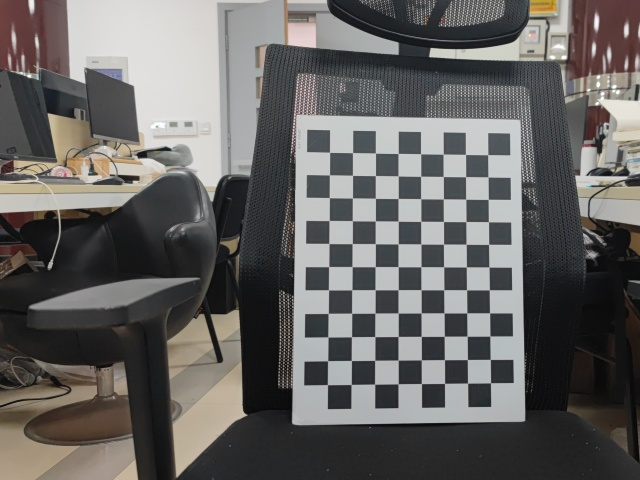
#> input picture slam/python/calibration/images/JPEG_1_1425312413674196.jpg, 640 x 480 px; its folder holds only this picture in this run
$ python calibration.py
#> lines starting #> are read from the running program, lines starting #| are printed output that depends on the picture; after the words box and inside, x2 and y2 are one past the last pixel; in counts of white or black regions, pixels touching at a corner belong together; long printed decimals are rounded
# 这个是opencv官网上面给的标定代码
import numpy as np
from collections import Counter
import cv2 as cv
import glob

print(cv.TERM_CRITERIA_EPS)
print(cv.TERM_CRITERIA_MAX_ITER)

criteria = (cv.TERM_CRITERIA_EPS + cv.TERM_CRITERIA_MAX_ITER, 30, 0.001)

height, width = 11, 8
objp = np.zeros((height * width, 3), np.float32)
objp[:, :2] = np.mgrid[0:height, 0:width].T.reshape(-1, 2)

objp = objp * 0.03

objpoints = []
imgpoints = []

images = glob.glob('*.jpg')
print('图片的数量是', len(images))

for fname in images:
    img = cv.imread(fname)
#> img is the input picture: shape (480, 640, 3); mean B, G, R 98.2, 99.9, 101.6
    gray = cv.cvtColor(img, cv.COLOR_BGR2GRAY)
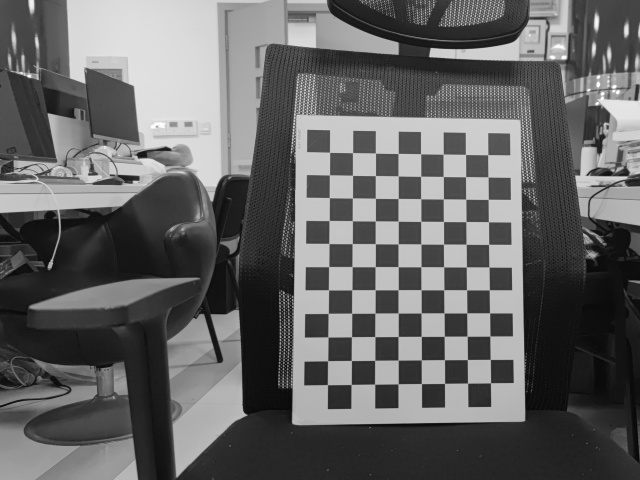
#> gray: shape (480, 640); min 5, max 255, mean 100.2
    ret, corners = cv.findChessboardCorners(gray, (height, width), None)
#> ret = True; corners = 88 rows, first 8: [487.7, 154.6], [488, 176.9], [488.2, 199.4], [488.4, 221.7], [488.6, 244.4], [489, 267], [489.3, 289.8], [489.5, 312.8]
    if ret == True:
        objpoints.append(objp)
        # 经测试 cornerSubPix之后，corners的值并没有发生改变，为什么objpoints和imgpoints里面的内容要一摸一样呢
        corners2 = cv.cornerSubPix(gray, corners, (11, 11), (-1, -1), criteria)
#> corners2 = 88 rows, first 8: [487.7, 154.6], [488, 176.9], [488.3, 199.4], [488.5, 221.7], [488.6, 244.4], [488.9, 267], [489.3, 289.8], [489.6, 312.8]
        imgpoints.append(corners)
        cv.drawChessboardCorners(img, (height, width), corners2, ret)
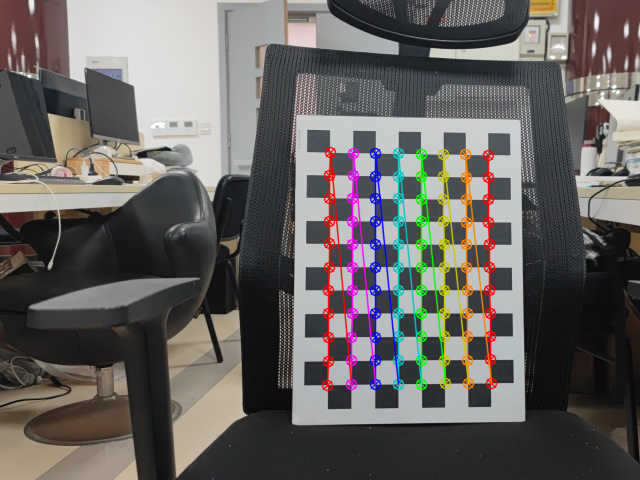
#> img: shape (480, 640, 3); 5.4% of pixels changed, all inside (x1, y1, x2, y2) = (321, 146, 498, 392)
        #cv.imshow('img', img)
        #cv.waitKey(0)
ret, mtx, dist, rvecs, tvecs = cv.calibrateCamera(objpoints, imgpoints, gray.shape[::-1], None, None)
#> ret = 0.0849; mtx = [[644.3, 0, 383.6], [0, 641.6, 222.7], [0, 0, 1]]; dist = [[0.19, -1.26, -0.00467, -0.00304, 2.64]]; rvecs = ([-0.127, 0.00743, 1.57],); tvecs = ([0.139, -0.0908, 0.863],)

print(ret)
#| 0.08493
print(mtx)
#| [[644.346   0.         383.640]
#|  [  0.         641.584 222.716]
#|  [  0.           0.           1.        ]]

# [15 lines of commented-out code are left out]

$ run again, on slam/python/calibration/images/JPEG_1_1425330753555231.jpg
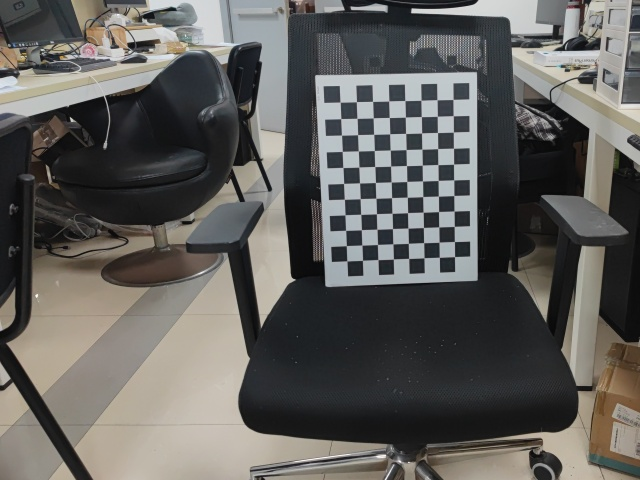
#> input picture slam/python/calibration/images/JPEG_1_1425330753555231.jpg, 640 x 480 px
#> img is the input picture: shape (480, 640, 3); mean B, G, R 91.9, 95, 96.3
#> `gray = cv.cvtColor(img, cv.COLOR_BGR2GRAY)`:
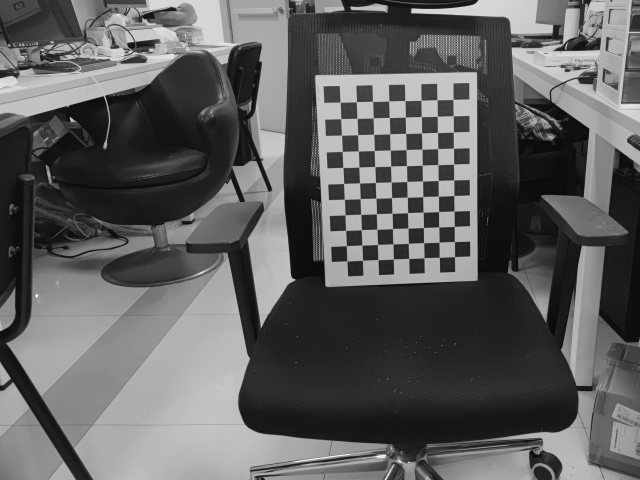
#> gray: shape (480, 640); min 5, max 253, mean 95
#> `ret, corners = cv.findChessboardCorners(gray, (height, width), None)`: ret = True; corners = 88 rows, first 8: [453, 99.44], [453.2, 115.6], [453.4, 132.1], [453.5, 148.3], [453.6, 164.2], [453.7, 179.8], [453.8, 195.5], [454.1, 211]
#> corners2 = 88 rows, first 8: [453, 99.44], [453.3, 115.7], [453.4, 132.1], [453.5, 148.3], [453.6, 164.2], [453.7, 179.8], [453.8, 195.5], [454.1, 211]
#> `cv.drawChessboardCorners(img, (height, width), corners2, ret)`:
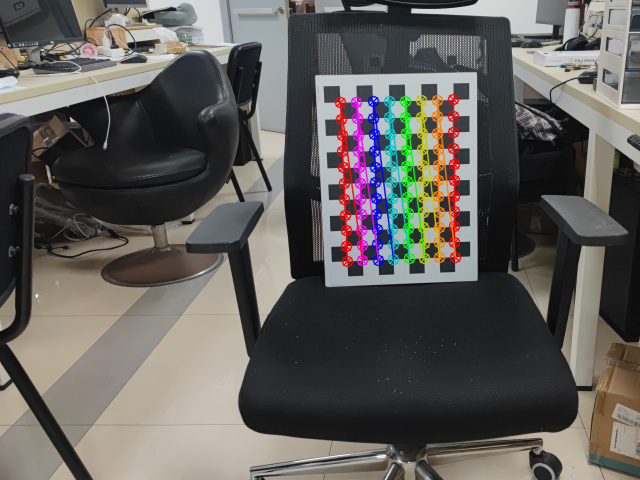
#> img: shape (480, 640, 3); 4.23% of pixels changed, all inside (x1, y1, x2, y2) = (334, 93, 462, 268)
#> `ret, mtx, dist, rvecs, tvecs = cv.calibrateCamera(objpoints, imgpoints..`: ret = 0.0769; mtx = [[542, 0, 369], [0, 530.1, 291.6], [0, 0, 1]]; dist = [[0.0446, 0.195, 0.00439, -0.00117, -1.17]]; rvecs = ([0.0739, -0.165, 1.53],); tvecs = ([0.156, -0.366, 1.01],)
#| 0.07694
#| [[541.986   0.         369.035]
#|  [  0.         530.120 291.553]
#|  [  0.           0.           1.        ]]

$ run again, on slam/python/calibration/images/JPEG_1_1425335422173927.jpg
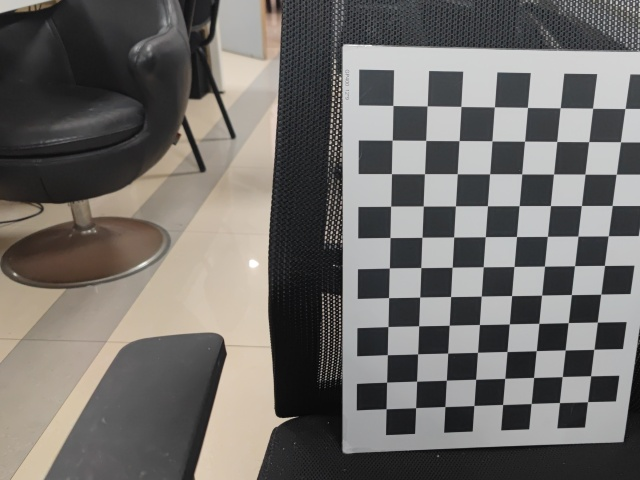
#> input picture slam/python/calibration/images/JPEG_1_1425335422173927.jpg, 640 x 480 px
#> img is the input picture: shape (480, 640, 3); mean B, G, R 106, 109.2, 112.1
#> `gray = cv.cvtColor(img, cv.COLOR_BGR2GRAY)`:
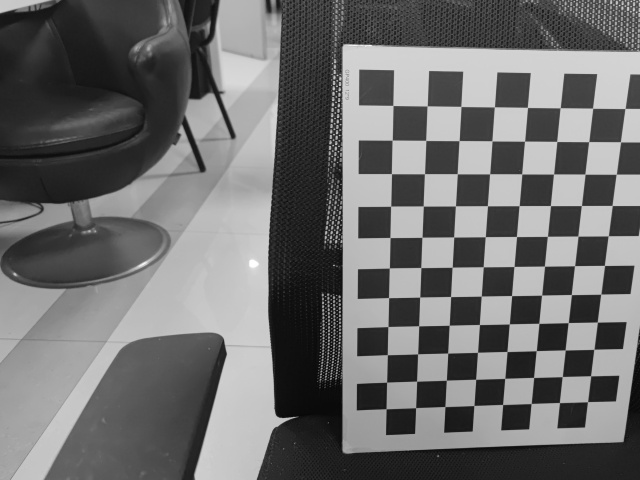
#> gray: shape (480, 640); min 3, max 255, mean 109.7
#> `ret, corners = cv.findChessboardCorners(gray, (height, width), None)`: ret = True; corners = 88 rows, first 8: [625, 108.5], [620.5, 141.8], [616.2, 174.3], [612.2, 205.4], [608.3, 235.8], [604.5, 265.4], [600.7, 294.2], [597.4, 322.1]
#> corners2 = 88 rows, first 8: [625, 108.5], [620.5, 141.8], [616.2, 174.3], [612.2, 205.5], [608.3, 235.8], [604.5, 265.4], [600.8, 294.2], [597.3, 322.1]
#> `cv.drawChessboardCorners(img, (height, width), corners2, ret)`:
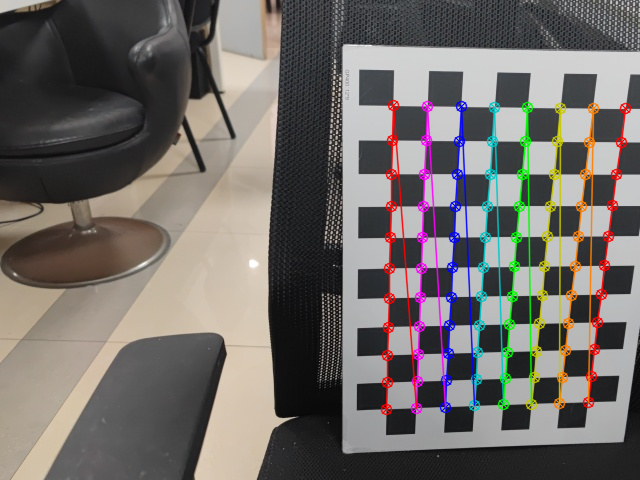
#> img: shape (480, 640, 3); 6.49% of pixels changed, all inside (x1, y1, x2, y2) = (380, 99, 632, 416)
#> `ret, mtx, dist, rvecs, tvecs = cv.calibrateCamera(objpoints, imgpoints..`: ret = 0.0747; mtx = [[208.9, 0, 332.2], [0, 199.6, 234.4], [0, 0, 1]]; dist = [[0.00829, -0.00474, 0.000576, -0.000718, 0.00121]]; rvecs = ([0.0478, -0.104, 1.56],); tvecs = ([0.262, -0.118, 0.188],)
#| 0.07466
#| [[208.889   0.         332.173]
#|  [  0.         199.612 234.404]
#|  [  0.           0.           1.        ]]

$ run again, on slam/python/calibration/images/JPEG_1_1425338690111113.jpg
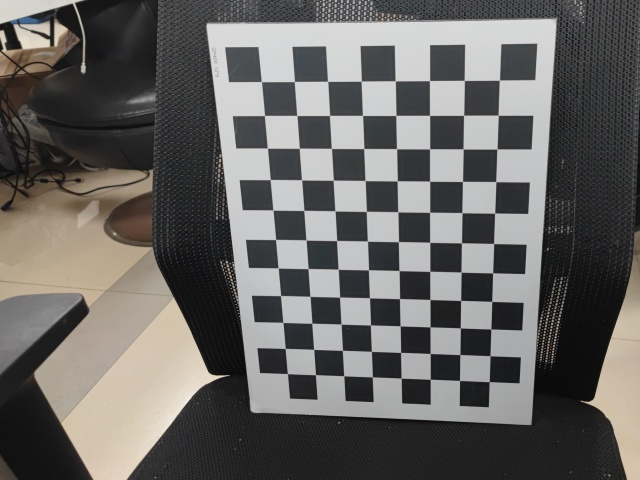
#> input picture slam/python/calibration/images/JPEG_1_1425338690111113.jpg, 640 x 480 px
#> img is the input picture: shape (480, 640, 3); mean B, G, R 99, 101.3, 103.1
#> `gray = cv.cvtColor(img, cv.COLOR_BGR2GRAY)`:
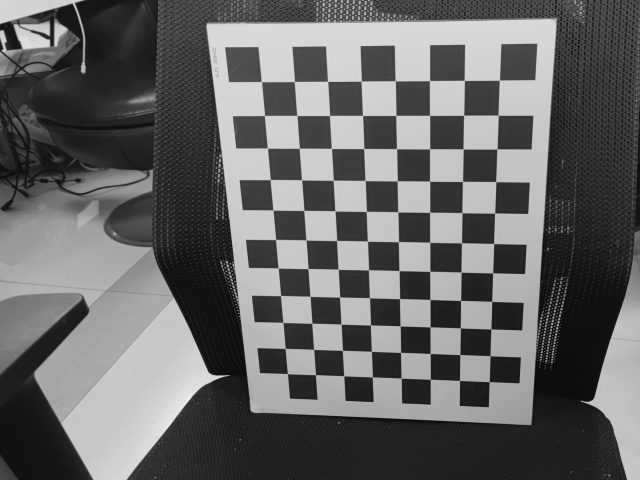
#> gray: shape (480, 640); min 4, max 246, mean 101.5
#> `ret, corners = cv.findChessboardCorners(gray, (height, width), None)`: ret = True; corners = 88 rows, first 8: [499.4, 80.16], [498.3, 115.3], [497, 149], [495.7, 181.6], [494.6, 213.2], [493.6, 243.5], [492.6, 272.8], [491.7, 301.4]
#> corners2 = 88 rows, first 8: [499.4, 80.17], [498.2, 115.2], [496.9, 149], [495.7, 181.6], [494.6, 213.1], [493.6, 243.5], [492.6, 272.8], [491.7, 301.4]
#> `cv.drawChessboardCorners(img, (height, width), corners2, ret)`:
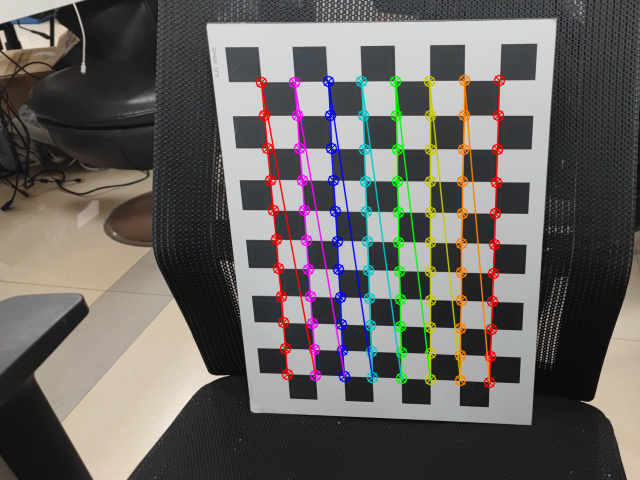
#> img: shape (480, 640, 3); 6.45% of pixels changed, all inside (x1, y1, x2, y2) = (255, 74, 506, 389)
#> `ret, mtx, dist, rvecs, tvecs = cv.calibrateCamera(objpoints, imgpoints..`: ret = 0.0856; mtx = [[936.2, 0, 317.9], [0, 1034.4, 223.4], [0, 0, 1]]; dist = [[-0.0137, 5.28, 0.00311, -0.00923, -58.54]]; rvecs = ([0.528, -0.301, 1.5],); tvecs = ([0.157, -0.112, 0.81],)
#| 0.08561
#| [[9.36235714e+02 0.00000000e+00 3.17920243e+02]
#|  [0.00000000e+00 1.03442313e+03 2.23358074e+02]
#|  [0.00000000e+00 0.00000000e+00 1.00000000e+00]]

$ run again, on slam/python/calibration/images/JPEG_1_1425317915040757.jpg
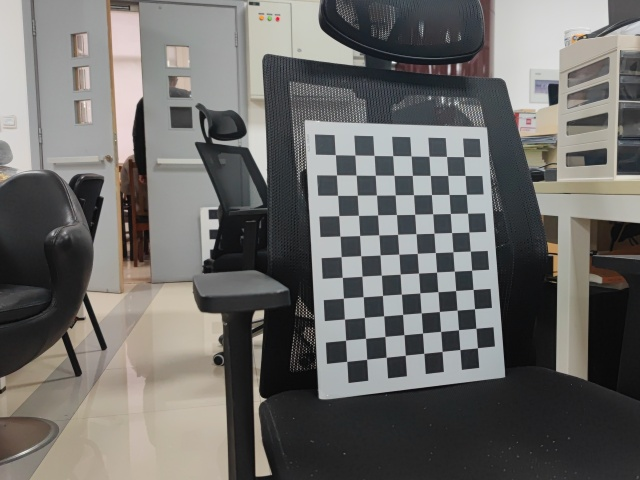
#> input picture slam/python/calibration/images/JPEG_1_1425317915040757.jpg, 640 x 480 px
#> img is the input picture: shape (480, 640, 3); mean B, G, R 105.1, 107.6, 108.9
#> `gray = cv.cvtColor(img, cv.COLOR_BGR2GRAY)`:
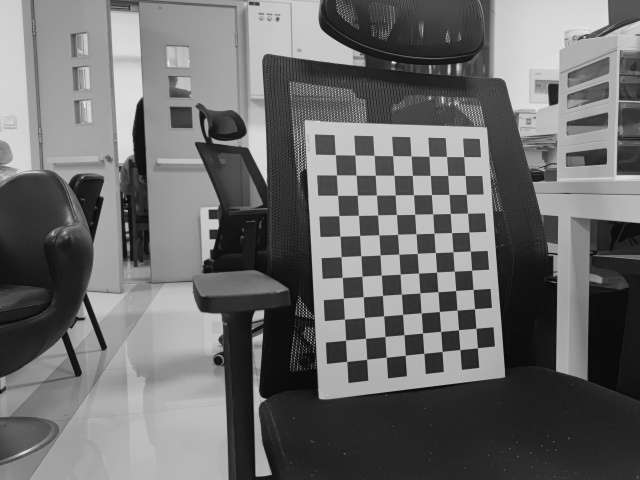
#> gray: shape (480, 640); min 3, max 254, mean 107.7
#> `ret, corners = cv.findChessboardCorners(gray, (height, width), None)`: ret = True; corners = 88 rows, first 8: [463.6, 156.6], [465, 175.5], [466.4, 194.4], [467.5, 213.2], [468.8, 232.1], [470.4, 251.1], [471.5, 270.3], [473.1, 289.5]
#> corners2 = 88 rows, first 8: [463.7, 156.6], [465, 175.5], [466.3, 194.3], [467.6, 213.2], [468.8, 232.1], [470.3, 251.1], [471.6, 270.2], [473.1, 289.4]
#> `cv.drawChessboardCorners(img, (height, width), corners2, ret)`:
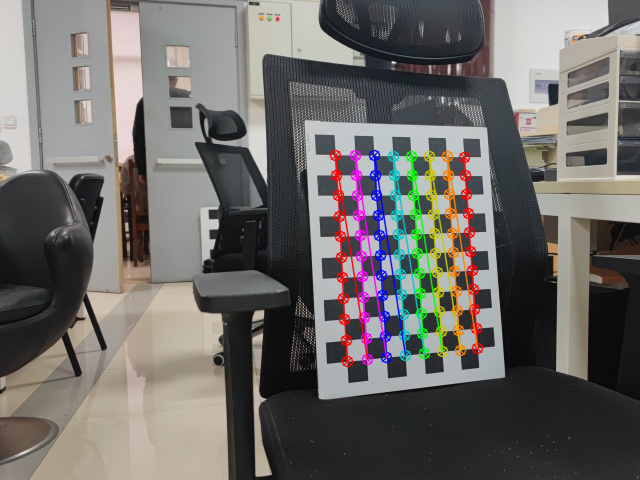
#> img: shape (480, 640, 3); 4.89% of pixels changed, all inside (x1, y1, x2, y2) = (329, 149, 484, 368)
#> `ret, mtx, dist, rvecs, tvecs = cv.calibrateCamera(objpoints, imgpoints..`: ret = 0.0595; mtx = [[624.9, 0, 369], [0, 615.5, 233.9], [0, 0, 1]]; dist = [[0.152, 0.166, -0.00192, -0.00337, -10.74]]; rvecs = ([-0.342, -0.212, 1.51],); tvecs = ([0.148, -0.122, 0.98],)
#| 0.05948
#| [[624.853   0.         368.968]
#|  [  0.         615.502 233.921]
#|  [  0.           0.           1.        ]]
